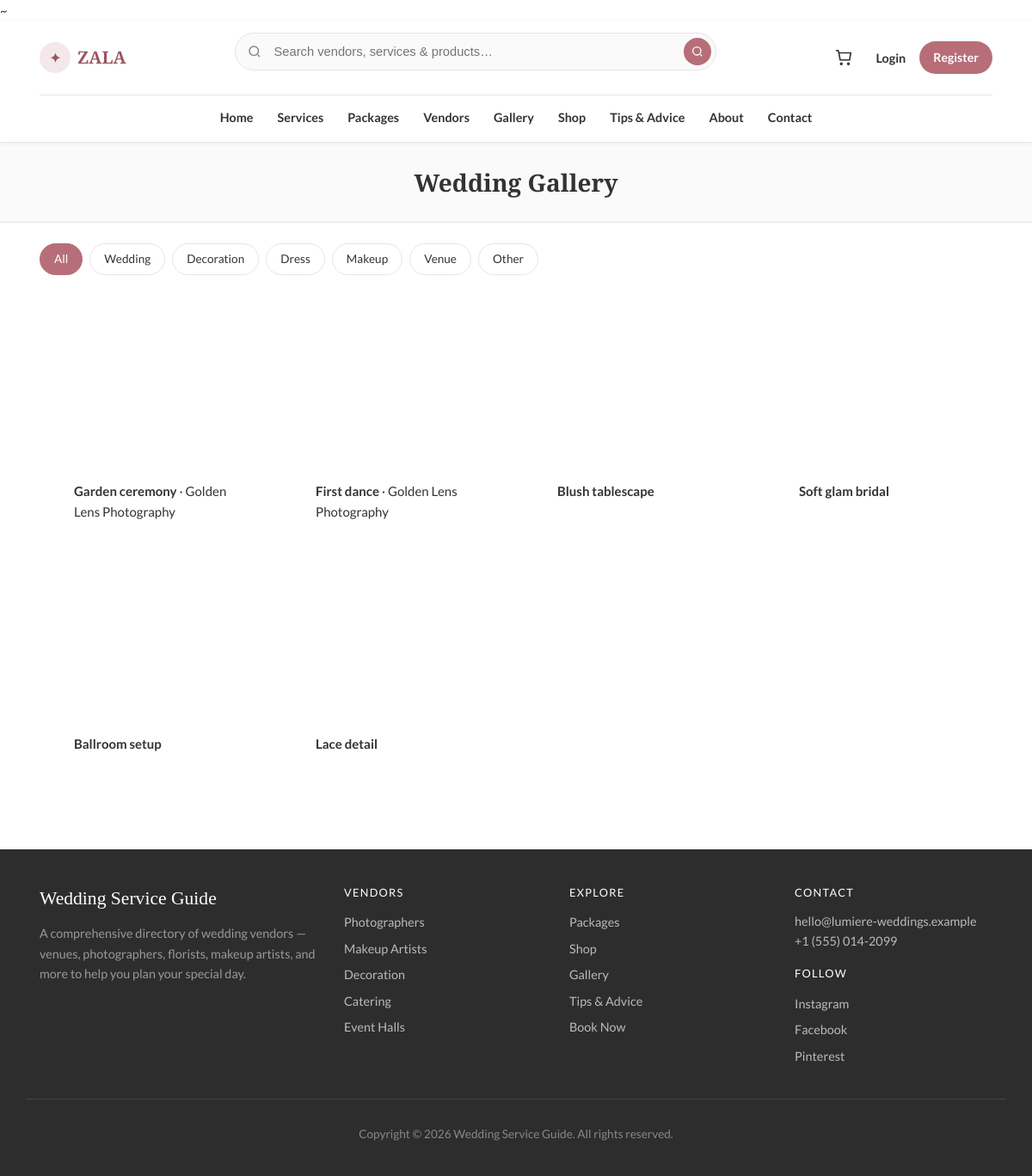
/gallery.php, run on the app's committed database.
### tables this page shows
CREATE TABLE gallery (
    id INT UNSIGNED AUTO_INCREMENT PRIMARY KEY,
    vendor_id INT UNSIGNED DEFAULT NULL,
    category ENUM('wedding', 'decoration', 'dress', 'makeup', 'venue', 'other') NOT NULL DEFAULT 'wedding',
    title VARCHAR(150) DEFAULT NULL,
    image_path VARCHAR(255) NOT NULL,
    sort_order INT NOT NULL DEFAULT 0,
    created_at TIMESTAMP DEFAULT CURRENT_TIMESTAMP,
    FOREIGN KEY (vendor_id) REFERENCES vendors(id) ON DELETE SET NULL
);

CREATE TABLE vendors (
    id INT UNSIGNED AUTO_INCREMENT PRIMARY KEY,
    user_id INT UNSIGNED NOT NULL UNIQUE,
    business_name VARCHAR(150) NOT NULL,
    slug VARCHAR(160) NOT NULL UNIQUE,
    description TEXT,
    location VARCHAR(120) DEFAULT NULL,
    phone VARCHAR(30) DEFAULT NULL,
    website VARCHAR(255) DEFAULT NULL,
    logo VARCHAR(255) DEFAULT NULL,
    rating_avg DECIMAL(3,2) NOT NULL DEFAULT 0,
    rating_count INT UNSIGNED NOT NULL DEFAULT 0,
    is_approved TINYINT(1) NOT NULL DEFAULT 0,
    created_at TIMESTAMP DEFAULT CURRENT_TIMESTAMP,
    FOREIGN KEY (user_id) REFERENCES users(id) ON DELETE CASCADE
);

### includes/db.php (called while the page is built, shortened)
~<?php
function db(): PDO
{
    $config = require dirname(__DIR__) . '/config.php';
    $db = $config['database'];
    $dsn = sprintf(
        'mysql:host=%s;port=%d;dbname=%s;charset=utf8mb4',
        $db['host'],
        (int) $db['port'],
        $db['name']
    );
    $pdo = new PDO($dsn, $db['user'], $db['pass'], [
        PDO::ATTR_ERRMODE            => PDO::ERRMODE_EXCEPTION,
        PDO::ATTR_DEFAULT_FETCH_MODE => PDO::FETCH_ASSOC,
        PDO::ATTR_EMULATE_PREPARES   => false,
    ]);
    return $pdo;
}

### includes/functions.php (called while the page is built, shortened)
<?php
function e(?string $value): string
{
    return htmlspecialchars((string) $value, ENT_QUOTES, 'UTF-8');
}
function media_url(?string $path, string $base = ''): string
{
    $path = trim($path);
    return rtrim($base, '/') . '/' . ltrim($path, '/');
}
function card_image_style(?string $image, string $base = '', string $fallbackType = 'service'): string
{
    $url = media_url($image, $base);
    return "background-image:url('" . e($url) . "')";
}

### gallery.php (the view, shortened to what this page needs)
<?php
require_once __DIR__ . '/includes/db.php';
require_once __DIR__ . '/includes/functions.php';
$filter = trim((string) ($_GET['category'] ?? ''));
$sql = 'SELECT g.*, v.business_name FROM gallery g LEFT JOIN vendors v ON v.id = g.vendor_id WHERE 1=1';
$params = [];
$sql .= ' ORDER BY g.sort_order ASC';
$stmt = db()->prepare($sql);
$stmt->execute($params);
$items = $stmt->fetchAll();
$categories = ['wedding', 'decoration', 'dress', 'makeup', 'venue', 'other'];
require __DIR__ . '/includes/header.php';
?>
    <div class="page-title-bar"><div class="shell"><h1>Wedding Gallery</h1></div></div>
    <main id="main" class="section" style="padding-top:0;">
        <div class="shell">
            <div class="filter-pills">
                <a class="pill<?= $filter === '' ? ' is-active' : '' ?>" href="gallery.php">All</a>
                <?php foreach ($categories as $cat) : ?>
                    <a class="pill<?= $filter === $cat ? ' is-active' : '' ?>" href="gallery.php?category=<?= e($cat) ?>"><?= e(ucfirst($cat)) ?></a>
                <?php endforeach; ?>
            </div>
            <div class="gallery-grid" data-gallery>
                <?php foreach ($items as $item) : ?>
                    <figure class="gallery-grid__item">
                        <div class="gallery__tile" style="<?= card_image_style($item['image_path'] ?? null, '', 'gallery') ?>" role="img" aria-label="<?= e((string) $item['title']) ?>"></div>
                        <figcaption>
                            <strong><?= e((string) ($item['title'] ?? 'Untitled')) ?></strong>
                            <?php if ($item['business_name']) : ?> · <?= e($item['business_name']) ?><?php endif; ?>
                        </figcaption>
                    </figure>
                <?php endforeach; ?>
            </div>
        </div>
    </main>
<?php require __DIR__ . '/includes/footer.php'; ?>

### css/wedding.css (style rules this page uses)
:root { --white: #ffffff; --bg: #fafafa; --bg-alt: #f3f3f3; --text: #333333; --text-muted: #666666; --text-light: #888888; --rose: #b76e79; --rose-dark: #9a5560; --rose-light: #f5e8ea; --gold: #c4a35a; --border: #e5e5e5; --shadow: 0 2px 12px rgba(0, 0, 0, 0.08); --shadow-hover: 0 8px 24px rgba(0, 0, 0, 0.12); --radius: 4px; --radius-lg: 8px; --font-sans: "Lato", "Segoe UI", system-ui, sans-serif; --font-display: "Playfair Display", Georgia, serif; --shell: min(1140px, calc(100% - 2rem)); --header-h: 72px; }
*, *::before, *::after { box-sizing: border-box; }
html { scroll-behavior: smooth; }
body { margin: 0; font-family: var(--font-sans); font-size: 15px; line-height: 1.6; color: var(--text); background: var(--white); }
a { color: var(--rose-dark); text-decoration: none; }
.shell { width: var(--shell); margin-inline: auto; padding-inline: 1rem; }
.section { padding: 3rem 0; }
.filter-pills { display: flex; flex-wrap: wrap; gap: 0.5rem; margin-bottom: 1.5rem; }
.pill { padding: 0.4rem 1rem; border: 1px solid var(--border); border-radius: 20px; font-size: 0.85rem; color: var(--text); text-decoration: none !important; background: var(--white); }
.pill:hover, .pill.is-active { background: var(--rose); color: #fff !important; border-color: var(--rose); }
.gallery-grid { display: grid; grid-template-columns: repeat(auto-fill, minmax(220px, 1fr)); gap: 1rem; }
.gallery-grid__item .gallery__tile { height: 200px; border-radius: var(--radius-lg); background-size: cover; background-position: center; }
.gallery__tile { height: 200px; border-radius: var(--radius-lg); background-size: cover; background-position: center; }
.page-title-bar { background: var(--bg); border-bottom: 1px solid var(--border); padding: 1.5rem 0; margin-bottom: 1.5rem; }
.page-title-bar h1 { font-family: var(--font-display); font-size: 1.75rem; margin: 0; text-align: center; }
:root { --radius-xl: 16px; --dash-shadow: 0 4px 20px rgba(0, 0, 0, 0.06); }

### data on the page
gallery: title "Garden ceremony", vendor.business_name "Golden Lens Photography"
gallery: title "First dance", vendor.business_name "Golden Lens Photography"
gallery: title "Blush tablescape"
gallery: title "Soft glam bridal"
gallery: title "Ballroom setup"
gallery: title "Lace detail"

### other printed values
$cat "Wedding"
$cat "Decoration"
$cat "Dress"
$cat "Makeup"
$cat "Venue"
$cat "Other"
$siteName "Wedding Service Guide"
$email "hello@lumiere-weddings.example"
$phone "+1 (555) 014-2099"
